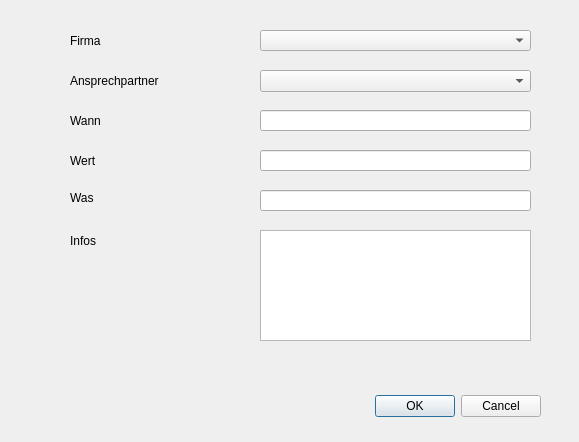
<?xml version="1.0" encoding="UTF-8"?>
<ui version="4.0">
 <class>createActivity</class>
 <widget class="QDialog" name="createActivity">
  <property name="geometry">
   <rect>
    <x>0</x>
    <y>0</y>
    <width>579</width>
    <height>442</height>
   </rect>
  </property>
  <property name="windowTitle">
   <string>Dialog</string>
  </property>
  <widget class="QDialogButtonBox" name="buttonBox">
   <property name="geometry">
    <rect>
     <x>200</x>
     <y>390</y>
     <width>341</width>
     <height>32</height>
    </rect>
   </property>
   <property name="orientation">
    <enum>Qt::Horizontal</enum>
   </property>
   <property name="standardButtons">
    <set>QDialogButtonBox::Cancel|QDialogButtonBox::Ok</set>
   </property>
  </widget>
  <widget class="QLabel" name="label">
   <property name="geometry">
    <rect>
     <x>70</x>
     <y>30</y>
     <width>91</width>
     <height>21</height>
    </rect>
   </property>
   <property name="text">
    <string>Firma</string>
   </property>
  </widget>
  <widget class="QComboBox" name="cb_company">
   <property name="geometry">
    <rect>
     <x>260</x>
     <y>30</y>
     <width>271</width>
     <height>21</height>
    </rect>
   </property>
  </widget>
  <widget class="QLabel" name="label_2">
   <property name="geometry">
    <rect>
     <x>70</x>
     <y>110</y>
     <width>91</width>
     <height>21</height>
    </rect>
   </property>
   <property name="text">
    <string>Wann</string>
   </property>
  </widget>
  <widget class="QLineEdit" name="le_when">
   <property name="geometry">
    <rect>
     <x>260</x>
     <y>110</y>
     <width>271</width>
     <height>21</height>
    </rect>
   </property>
  </widget>
  <widget class="QLineEdit" name="le_value">
   <property name="geometry">
    <rect>
     <x>260</x>
     <y>150</y>
     <width>271</width>
     <height>21</height>
    </rect>
   </property>
  </widget>
  <widget class="QLineEdit" name="le_what">
   <property name="geometry">
    <rect>
     <x>260</x>
     <y>190</y>
     <width>271</width>
     <height>21</height>
    </rect>
   </property>
  </widget>
  <widget class="QTextEdit" name="te_info">
   <property name="geometry">
    <rect>
     <x>260</x>
     <y>230</y>
     <width>271</width>
     <height>111</height>
    </rect>
   </property>
  </widget>
  <widget class="QLabel" name="label_3">
   <property name="geometry">
    <rect>
     <x>70</x>
     <y>150</y>
     <width>81</width>
     <height>21</height>
    </rect>
   </property>
   <property name="text">
    <string>Wert</string>
   </property>
  </widget>
  <widget class="QLabel" name="label_4">
   <property name="geometry">
    <rect>
     <x>70</x>
     <y>190</y>
     <width>81</width>
     <height>16</height>
    </rect>
   </property>
   <property name="text">
    <string>Was</string>
   </property>
  </widget>
  <widget class="QLabel" name="label_5">
   <property name="geometry">
    <rect>
     <x>70</x>
     <y>230</y>
     <width>91</width>
     <height>21</height>
    </rect>
   </property>
   <property name="text">
    <string>Infos</string>
   </property>
  </widget>
  <widget class="QComboBox" name="cb_person">
   <property name="geometry">
    <rect>
     <x>260</x>
     <y>70</y>
     <width>271</width>
     <height>22</height>
    </rect>
   </property>
  </widget>
  <widget class="QLabel" name="label_6">
   <property name="geometry">
    <rect>
     <x>70</x>
     <y>70</y>
     <width>191</width>
     <height>21</height>
    </rect>
   </property>
   <property name="text">
    <string>Ansprechpartner</string>
   </property>
  </widget>
 </widget>
 <resources/>
 <connections>
  <connection>
   <sender>buttonBox</sender>
   <signal>accepted()</signal>
   <receiver>createActivity</receiver>
   <slot>accept()</slot>
   <hints>
    <hint type="sourcelabel">
     <x>248</x>
     <y>254</y>
    </hint>
    <hint type="destinationlabel">
     <x>157</x>
     <y>274</y>
    </hint>
   </hints>
  </connection>
  <connection>
   <sender>buttonBox</sender>
   <signal>rejected()</signal>
   <receiver>createActivity</receiver>
   <slot>reject()</slot>
   <hints>
    <hint type="sourcelabel">
     <x>316</x>
     <y>260</y>
    </hint>
    <hint type="destinationlabel">
     <x>286</x>
     <y>274</y>
    </hint>
   </hints>
  </connection>
 </connections>
</ui>
